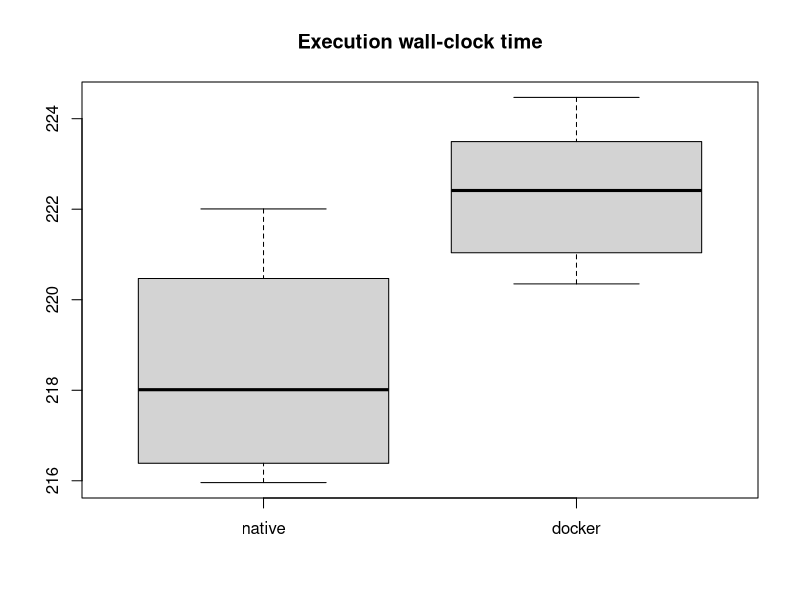
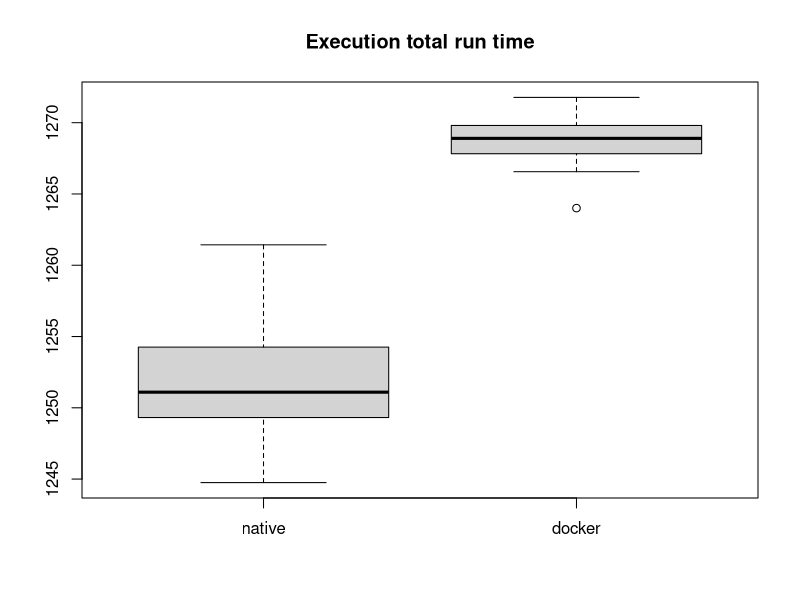
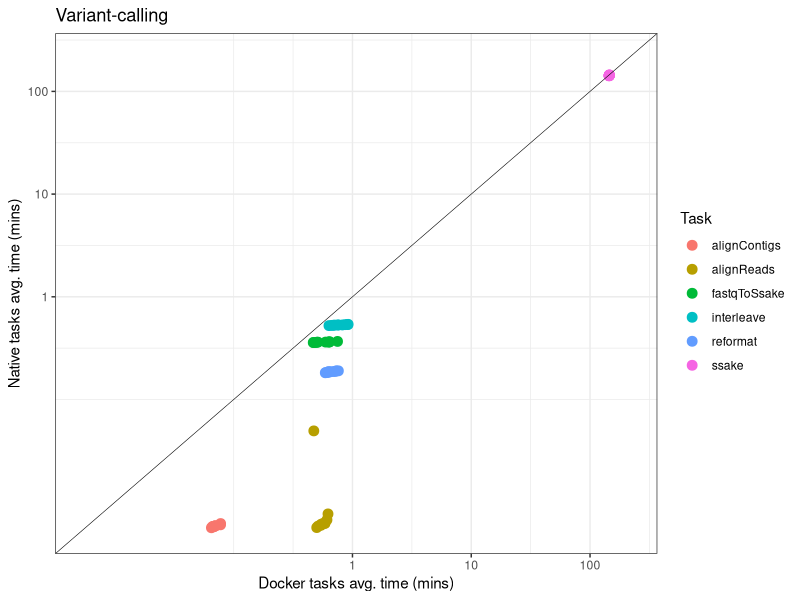

Source code (R) for these figures, in order:
native <- read.delim("time_native.txt", header=TRUE)
docker <- read.delim("time_docker.txt", header=TRUE)

n_elapsed <- native$delta / 1000 / 60 
d_elapsed <- docker$delta / 1000 / 60 

png(filename = "fig_wall_time.png")
boxplot(n_elapsed, d_elapsed, names = c("native","docker"))
title("Execution wall-clock time")
dev.off()

n_cputime <- native$realtime / 1000 / 60 
d_cputime <- docker$realtime / 1000 / 60 

png(filename = "fig_run_time.png")
boxplot(n_cputime, d_cputime, names = c("native","docker"))
title("Execution total run time")
dev.off()


library(scales)
library(reshape)
library(ggplot2)
library(grid)

NF_stats<-read.csv("plot.csv",header=T)

NF_stats$realtime_docker_log10 = log10((NF_stats$realtime_docker/1000)/60)
NF_stats$realtime_native_log10 = log10((NF_stats$realtime_native/1000)/60)

max_axis = max(c(NF_stats$realtime_docker_log10, NF_stats$realtime_native_log10)) * 1.08
min_axis = min(c(NF_stats$realtime_docker_log10, NF_stats$realtime_native_log10)) * 1.01

lbreaks = log10(c(1,10,100,1000))
llabels = c(1,10,100,1000)
png(filename = "fig_correlation.png", width = 5, height = 4, units = 'in', res = 300)
qplot(x=realtime_docker_log10, y=realtime_native_log10, data=NF_stats, main="", color=name, ylab="Native tasks avg. time (mins)", xlab="Docker tasks avg. time (mins)") + 
 geom_point(size = 3) + 
 geom_abline(intercept = 0, size=.2) + 
 scale_x_continuous(limits = c(min_axis,max_axis), breaks = lbreaks, labels = llabels) +
 scale_y_continuous(limits = c(min_axis,max_axis), breaks = lbreaks, labels = llabels) +
 labs(color = "Task", title='Variant-calling') + 
 theme(axis.text.x=element_text(size=10), axis.text.y=element_text(size=10), axis.title.y=element_text(size=8), axis.title.x=element_text(size=8),legend.text=element_text(size=8),legend.title=element_text(size=8)) + 
 theme_bw()
dev.off()
